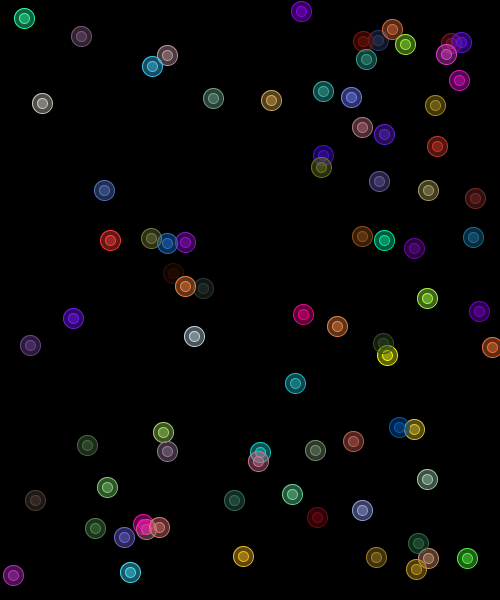
Frame 1 (no input)
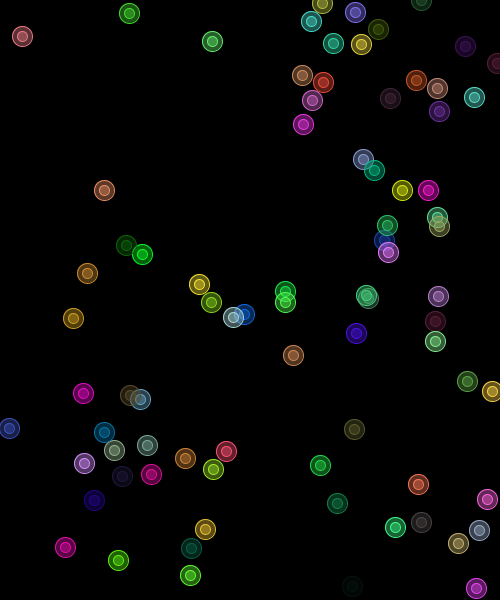
Frame 60 (the mouse pressed at the canvas centre just before this capture)
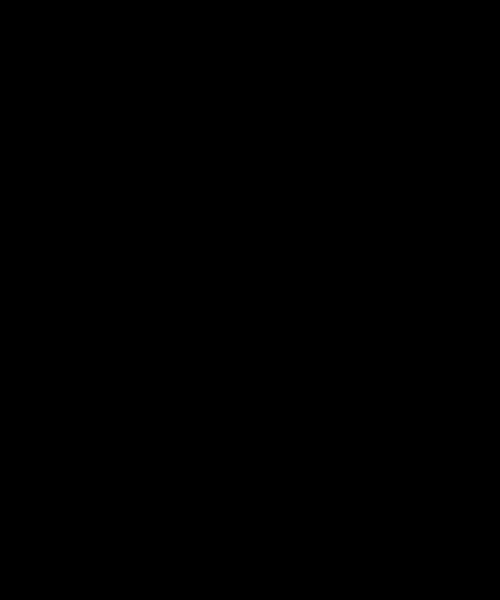
Frame 120 (the mouse held since frame 60 and released just before this capture)

The Processing sketch that drew these frames (run headless with seeded random() and noise(); from frame 60 on, the mouse is pressed at the canvas centre):

// Processing sketch: processing_164721
// ── processing_164721.pde

Ball[] manyBall;
int number=80;
float gravity=1.5;
boolean gravityEvent=false;


void setup() {
  size(500, 600);
  frameRate(30);
  manyBall=new Ball[number];

  //appear at one time
  for (int i=0; i<manyBall.length; i++) {
    manyBall[i]=new Ball(int(random(width)), int(random(height)), int(random(-5, 5)), int(random(-5, 5)));
  }
}

void draw() {
  background(0);
  if (gravityEvent==false) {
    for (int i=0; i<manyBall.length; i++) {
      manyBall[i].drawIt();
      manyBall[i].move();
      manyBall[i].checkStuff();
    }
  } else {
    for (int i=0; i<manyBall.length; i++) {
      manyBall[i].drawIt();
      manyBall[i].move();
      manyBall[i].gravity();
    }
  }
}

void mousePressed() {
  gravityEvent=true;
}

void mouseReleased() {
  gravityEvent=false;
  manyBall=new Ball[number];

  //appear at one time
  for (int i=0; i<manyBall.length; i++) {
    manyBall[i]=new Ball(int(random(width)), int(random(height)), int(random(-5, 5)), int(random(-5, 5))); //ball appear at random place within canvas
  }
}



class Ball {
  float x;
  float y;
  float xdir;
  float ydir;
  float diameter=10;

  Ball(int tx, int ty, int txdir, int tydir) {
    x=tx;
    y=ty;
    xdir=txdir;
    ydir=tydir;
  }

  void drawIt() {
    int bcolor=color(random(255), random(255), random(255));
    fill(bcolor, 100);
    stroke(bcolor);
    ellipse(x, y, diameter+10, diameter+10);
    ellipse(x, y, diameter, diameter);
  }

  void move() {
    y=y-ydir;
    x=x-xdir;
  }

  void gravity() {
    ydir=ydir+gravity;
    xdir=xdir+gravity/2;
  }


  void checkStuff() {
    if (y<0 || y>height) {
      ydir=-ydir;
    }
    if (x<0 || x>width) {
      xdir=-xdir;
    }
  }

  //  void collide() {
  //    for (int i=0; i<manyBall.length; i++) {
  //      float d=dist(manyBall[i].x, manyBall[i].x, manyBall[i].y, manyBall[i].y);
  //      if (d<10) {
  //        noFill();
  //              ellipse(manyBall[i].x, manyBall[i].y, 20, 20);
  //              ellipse(manyBall[i].x, manyBall[i].y, 20, 20);
  //      }
  //    }
  //  }
}
